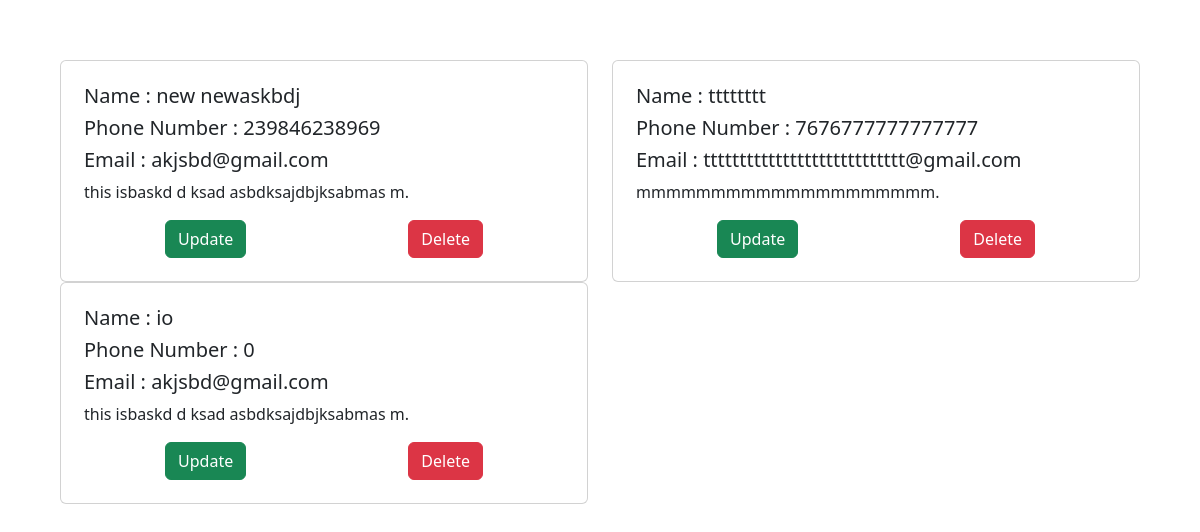
Page /showdata on the committed database.
### blog/models.py (models this page shows)
class SaveDetail(models.Model):
    Name = models.CharField(max_length=150)
    Phone_Number = models.IntegerField()
    Email = models.CharField(max_length=50)
    message = models.TextField()

### blog/views.py (the view)
# urls.py: path("showdata", views.showthisdta, name = "show"),
def showthisdta(request):
    data = SaveDetail.objects.all()
    return render(request, "showdata.html", {"mydata" : data})

### templates/showdata.html (shortened to what this page needs)
<!doctype html>
<html lang="en">
  <head>
    <link href="https://cdn.jsdelivr.net/npm/bootstrap@5.3.2/dist/css/bootstrap.min.css" rel="stylesheet">
  </head>
  <body>
    <div style = "padding: 60px;">
        <div class="row">
            {% for i in mydata %}
            <div class="col-sm-6 mb-3 mb-sm-0">
              <div class="card">
                <div class="card-body" style="padding: 23px;">
                  <h5 class="card-title">Name : {{i.Name}} </h5>
                  <h5 class="card-title">Phone Number  : {{i.Phone_Number}} </h5>
                  <h5 class="card-title">Email  : {{i.Email}} </h5>
                  <p class="card-text">{{i.message}}.</p>
                  <div style="    display: flex;
                  justify-content: space-around;">
                  <form action="updatedata/{{i.id}}" method="post">
                    <button type="submit" class="btn btn-success">Update</button>
                  </form>
                  <form action="deletethis/{{i.id}}" method="post">
                    <button type="submit" class="btn btn-danger">Delete</button>
                  </form>
                  </div>
                </div>
              </div>
            </div>
            {% endfor %}
          </div>
  </body>
</html>

### rows in the picture
SaveDetail: Name "new newaskbdj", Phone_Number "239846238969", Email "akjsbd@gmail.com", message "this isbaskd d ksad asbdksajdbjksabmas m"
SaveDetail: Name "tttttttt", Phone_Number "7676777777777777", Email "tttttttttttttttttttttttttttt@gmail.com", message "mmmmmmmmmmmmmmmmmmmm"
SaveDetail: Name "io", Phone_Number "0", Email "akjsbd@gmail.com", message "this isbaskd d ksad asbdksajdbjksabmas m"
